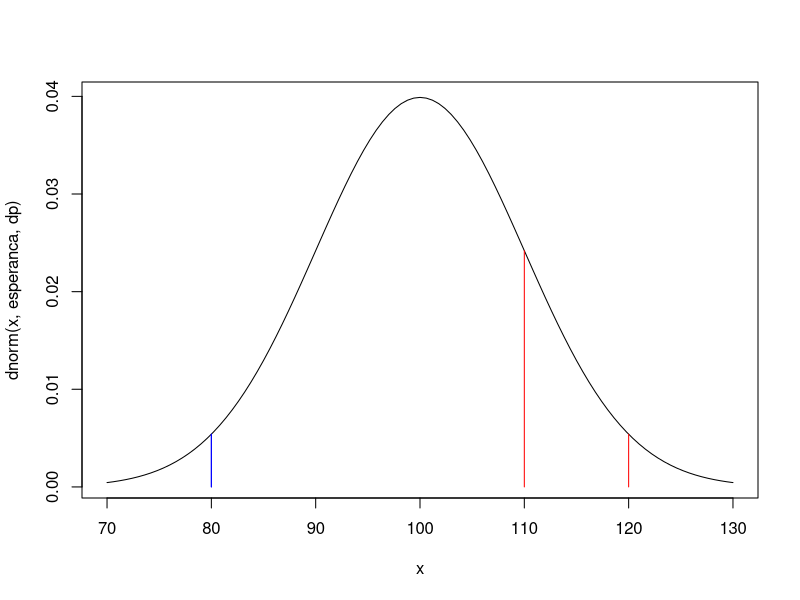

Reproduce this figure in R.
# --------------------- Monitoria 2 ------------------------------
# Resolucao da prova AB1 do periodo passado

xx <- 19
yy <- 51

#----- 1°)
# a)
# modo 1:
prob = 2/3
n = 5
k = 2
p2 <- choose(5, 2) * ( ((2/3)^k ) * ((1/3)^(n-k)  ) )
p2
# modo 2:
dbinom(2, 5, prob = 2/3)

# b)
# modo 1: 1 - (prob(0) + prob(1) + prob(2))
p0 <- choose(5, 0) * ( ((2/3)^0) * ((1/3)^(5-0)) )
p1 <- choose(5, 1) * ( ((2/3)^1) * ((1/3)^(5-1)) )
p2 <- p2
resposta <- (1 - (p0 + p1 + p2))
resposta
# modo 2:
pbinom(2, 5, prob=2/3, lower.tail = F)
# modo 3:
1 - pbinom(2, 5, prob=2/3)
# modo 4:
1 - ( dbinom(0, 5, prob=2/3) + dbinom(1, 5, prob=2/3) + dbinom(2, 5, prob=2/3) )

#----- 2°)
esperanca <- 100
dp <- 10
# a)
pnorm(19, 100, 10, lower.tail = T)

# grafico
grafico <- curve(dnorm(x, esperanca, dp), esperanca-3*dp, esperanca+3*dp)
# meu xx é muito menor que a esperança, e nesse plot vai de 70 a 130, entao 19 nao aparecerá
# portanto eu coloquei 110 aleatoriamente so para demonstrar
lines(c(110, 110), c(0, dnorm(110, 100, 10)), col="red")


#b)
1 - pnorm(39, 100, 10) 
pnorm(39, 100, 10, lower.tail = F)
# grafico
grafico
# aqui tambem vai servir só para demonstracao ja que 39 eh um numero mt pequeno
lines(c(80, 80), c(0, dnorm(80, 100, 10)), col="blue")

# c)
pnorm(39, 100, 10, lower.tail = T) - pnorm(9, 100, 10, lower.tail = T)
# grafico
grafico
# novamente so demonstracao...
lines(c(80, 80), c(0, dnorm(80, 100, 10)), col="blue")
lines(c(120, 120), c(0, dnorm(120, 100, 10)), col="red")


#----- 3°)

# a)
dbinom(3, 24, 0.1) + dbinom(4, 24, 0.1) + dbinom(5, 24, 0.1)
# b)
1 - pbinom(1, 24, 0.1, lower.tail = T)
1 - ( dbinom(0, 24, 0.1) + dbinom(1, 24, 0.1) )
pbinom(1, 24, 0.1, lower.tail=F)

#----- 4°)
# a)
pbinom(7, 24, 0.8)

# b)
1 - pbinom(4, 24, 0.8)

#----- 6°)
dbinom(3, 8, 0.55)

#----- 7°)
# a)
def_a <- 0.19 * 0.0015
def_i <- 0.30 * 0.02
def_c <- 0.51 * 0.0275
def_total <- def_a  + def_i  + def_c
def_total

# b)
prob <- def_i / def_total
prob